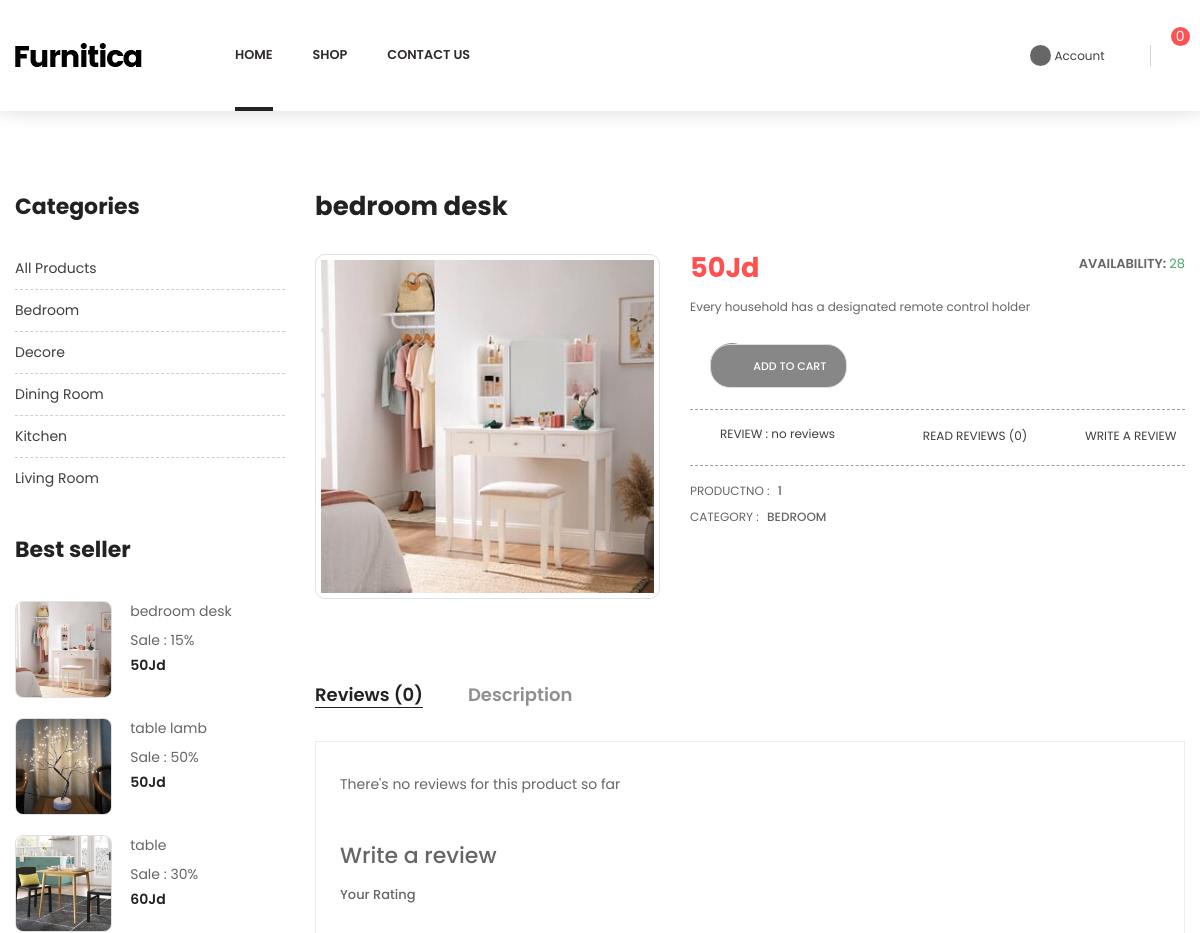
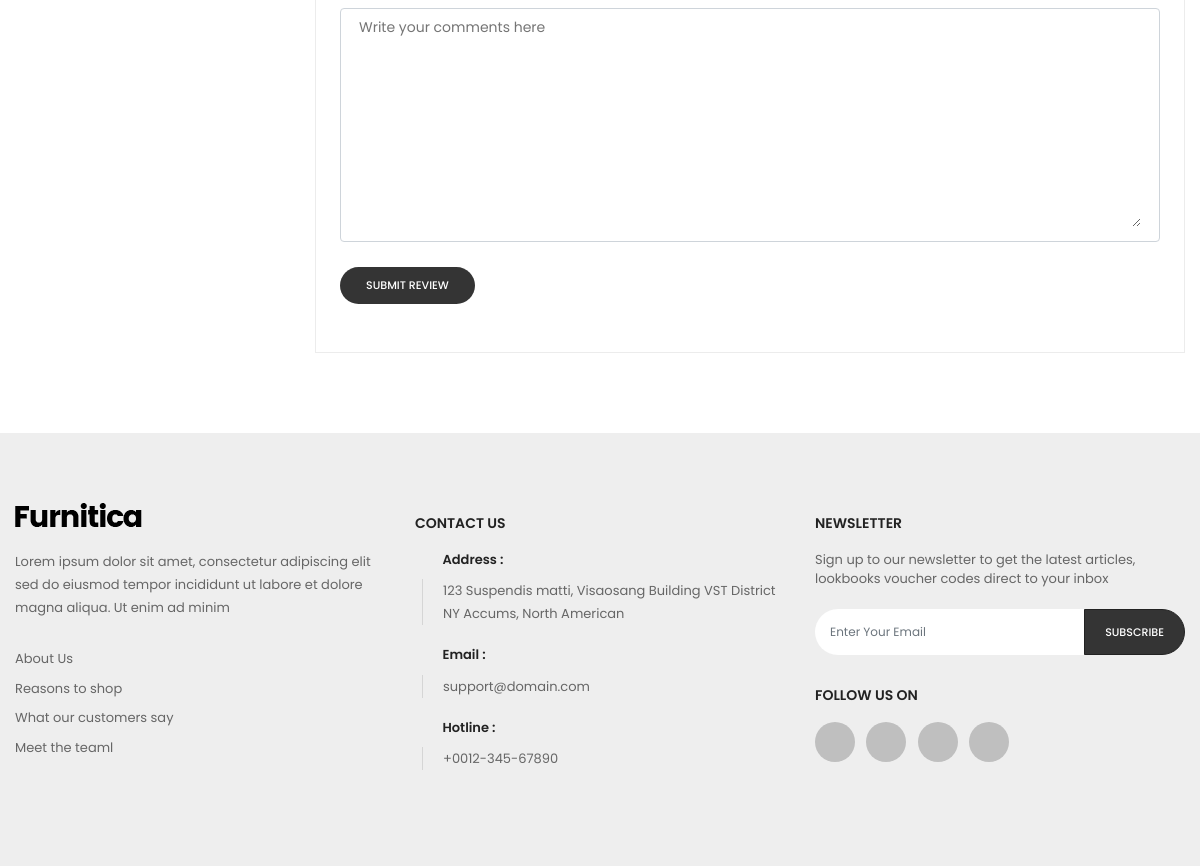
The app's page /product-detail.php?id=1 with its own data (2 pictures, top to bottom).
### tables this page shows
CREATE TABLE `categories` (
  `id` int(11) NOT NULL,
  `category_name` varchar(255) NOT NULL
);

CREATE TABLE `products` (
  `id` int(11) NOT NULL,
  `product_name` varchar(255) NOT NULL,
  `product_price` float NOT NULL,
  `product_desc` varchar(255) NOT NULL,
  `discount` int(20) NOT NULL,
  `stock` int(20) NOT NULL,
  `product_image` varchar(255) NOT NULL,
  `category_id` int(11) NOT NULL
);

### product-detail.php (the view, shortened to what this page needs)
<?php
$productId = $_GET['id'];
$currentUserId = $_SESSION["userData"]["id"];
$servername = "localhost";
$username = "root";
$password = "";
$dbname = "project7";
try {
 $conn = new PDO("mysql:host=$servername;dbname=$dbname", $username, $password);
 $conn->setAttribute(PDO::ATTR_ERRMODE, PDO::ERRMODE_EXCEPTION);
} catch (PDOException $e) {
 echo "Connection failed: " . $e->getMessage();
}
function fetchProductData()
{
 global $conn, $productId;
 $stmt = $conn->prepare("SELECT * FROM products WHERE id=? LIMIT 1");
 $stmt->execute([$productId]);
 $row = $stmt->fetch();
 return $row;
}
function fetchProductComments()
{
 global $conn, $productId;
 $sth = $conn->prepare("SELECT * FROM comments WHERE product_id=?");
 $sth->execute([$productId]);
 $result = $sth->fetchAll();
 return $result;
}
function calculateProductRate()
{
 $allComments = fetchProductComments();
 if (!count($allComments) <= 0) {
  $sumOfStars = 0;
  $calculatedReviewsCounter = 0;
  foreach ($allComments as $comment) {
   if ($comment['stars']) {
    $sumOfStars += $comment['stars'];
    $calculatedReviewsCounter++;
   }
  }
  echo $sumOfStars > 0 ? $sumOfStars / $calculatedReviewsCounter : "no reviews";
 } else {
  echo "no reviews";
 }
}
function fetchUserCategoryFromId($categoryId)
{
 global $conn;
 $stmt = $conn->prepare("SELECT category_name FROM categories WHERE id=? LIMIT 1");
 $stmt->execute([$categoryId]);
 $row = $stmt->fetch();
 return $row;
}
?>
<!DOCTYPE html>
<html lang="en">
<head>
 <link rel="stylesheet" href="libs/bootstrap/css/bootstrap.min.css">
 <link rel="stylesheet" href="libs/font-awesome/css/font-awesome.min.css">
 <link rel="stylesheet" href="libs/nivo-slider/css/nivo-slider.css">
 <link rel="stylesheet" href="libs/nivo-slider/css/animate.css">
 <link rel="stylesheet" href="libs/nivo-slider/css/style.css">
 <link rel="stylesheet" href="libs/font-material/css/material-design-iconic-font.min.css">
 <link rel="stylesheet" href="libs/slider-range/css/jslider.css">
 <link rel="stylesheet" href="libs/owl-carousel/assets/owl.carousel.min.css">
 <link rel="stylesheet" type="text/css" href="css/style.css">
 <link rel="stylesheet" type="text/css" href="css/reponsive.css">
</head>
<body id="product-detail">
 <?php include_once("./navbar.php"); ?>
 <div class="main-content">
  <div id="wrapper-site">
   <div id="content-wrapper">
    <div id="main">
     <div class="page-home">
      <div class="container">
       <div class="content">
        <div class="row">
         <div class="sidebar-3 sidebar-collection col-lg-3 col-md-3 col-sm-4">
          <div class="sidebar-block">
           <div class="title-block">Categories</div>
           <div class="block-content">
            <?php $category = $conn->prepare("SELECT * FROM categories ");
            $category->execute();
            foreach ($category as $element) { ?>
             <div class="cateTitle hasSubCategory open level1">
              <a class="cateItem" href='shop.php?id=<?php echo $element["id"] ?>'><?php echo $element["category_name"] ?></a>
             </div>
            <?php  } ?>
           </div>
          </div>
          <div class="sidebar-block">
           <div class="title-block">
            Best seller
           </div>
           <div class="product-content tab-content">
            <div class="row">
             <?php $discount = $conn->prepare("SELECT * FROM products WHERE discount!=0 LIMIT 3");
             $discount->execute();
             foreach ($discount as $element) { ?>
              <div class="item col-md-12">
               <div class="product-miniature item-one first-item d-flex">
                <div class="thumbnail-container border">
                 <a href="product-detail.php?id=<?php echo $element['id'] ?>">
                  <img class="img-fluid" src="img/furniture-photos/all-products/<?php echo $element['product_image'] ?>" alt="img">
                 </a>
                </div>
                <div class="product-description">
                 <div class="product-groups">
                  <div class="product-title">
                   <a href="product-detail.php?id=<?php echo $element['id'] ?>"><?= $element['product_name'] ?></a>
                  </div>
                  <div class="product-group-price">
                   <div class="product-price-and-shipping">
                    <span >Sale : <?= $element['discount'] ?>%</span>
                   </div>
                  </div>
                  <div class="product-group-price">
                   <div class="product-price-and-shipping">
                    <span class="price"><?= $element['product_price'] ?>Jd</span>
                   </div>
                  </div>
                 </div>
                </div>
               </div>
              </div>
             <?php } ?>
            </div>
           </div>
          </div>
         </div>
         <div class="col-sm-8 col-lg-9 col-md-9">
          <div class="main-product-detail">
           <h2><?php
               echo (fetchProductData()["product_name"]);
               ?></h2>
           <div class="product-single row">
            <div class="product-detail col-xs-12 col-md-5 col-sm-5">
             <div class="page-content" id="content">
              <div class="images-container">
               <div class="js-qv-mask mask tab-content border">
                <div id="item1" class="tab-pane fade active in show">
                 <img src="img/furniture-photos/all-products/<?php
                                       echo (fetchProductData()["product_image"]);
                                       ?>" alt="img">
                </div>
                <div class="layer hidden-sm-down" data-toggle="modal" data-target="#product-modal">
                 <i class="fa fa-expand"></i>
                </div>
               </div>
              </div>
             </div>
            </div>
            <div class="product-info col-xs-12 col-md-7 col-sm-7">
             <div class="detail-description">
              <div class="price-del">
               <span class="price"><?php
                                   echo (fetchProductData()["product_price"]);
                                   ?>Jd</span>
               <?php
               if (fetchProductData()["stock"] == 0) {
               ?>
                <span class="float-right price">
                 <span class="availb" style="color: black;">Availability: </span>
                 <span>
                  Out Of Stock
                 </span>
                </span>
               <?php
               } else {
               ?>
                <span class="float-right ">
                 <span class="availb">Availability: </span>
                 <span class="check ">
                  <?php
                  echo (fetchProductData()["stock"]);
                  ?>
                 </span>
                </span>
               <?php
               }
               ?>
              </div>
              <p class="description"><?php
                                     echo (fetchProductData()["product_desc"]);
                                     ?></p>
              <div class="has-border cart-area">
               <div class="product-quantity">
                <div class="qty">
                 <div class="input-group">
                  <span class="add">
                   <a href="AddToCart.php?id=<?php echo $productId; ?>&&name=addFromDetail"><button class="btn btn-primary add-to-cart add-item" data-button-action="add-to-cart" type="submit">
                     <i class="fa fa-shopping-cart" aria-hidden="true"></i>
                     <span>Add to cart</span>
                    </button></a>
                  </span>
                 </div>
                </div>
               </div>
              </div>
              <div class="rating-comment has-border d-flex">
               <div class="read after-has-border">
                <a href="#review">
                 <span>REVIEW : <?php
                                echo calculateProductRate();
                                ?></span>
                </a>
               </div>
               <div class="read after-has-border">
                <a href="#review">
                 <i class="fa fa-commenting-o color" aria-hidden="true"></i>
                 <span>READ REVIEWS (<?php
                                     echo count(fetchProductComments());
                                     ?>)</span>
                </a>
               </div>
               <div class="apen after-has-border">
                <a href="#review">
                 <i class="fa fa-pencil color" aria-hidden="true"></i>
                 <span>WRITE A REVIEW</span>
                </a>
               </div>
              </div>
              <div class="content">
               <p>ProductNo :
                <span class="content2">
                 <?php
                 echo (fetchProductData()["id"]);
                 ?>
                </span>
               </p>
               <p>Category :
                <span class="content2">
                 <?php
                 echo (fetchUserCategoryFromId(fetchProductData()["category_id"])["category_name"]);
                 ?>
                </span>
               </p>
              </div>
             </div>
            </div>
           </div>
           <div class="review">
            <ul class="nav nav-tabs">
             <li class="active">
              <a data-toggle="tab" href="#review" class="active show">Reviews (<?php
                                                                               echo count(fetchProductComments());
                                                                               ?>)</a>
             </li>
             <li>
              <a data-toggle="tab" href="#description">Description</a>
             </li>
            </ul>
            <div class="tab-content">
             <div id="review" class="tab-pane fade active show">
              <div class="spr-form">
               <div class="user-comment">
                <?php
                $userHasReviewed = false;
                if (!count(fetchProductComments()) <= 0) {
                 $allreviews = fetchProductComments();
                 for ($i = 0; $i < count($allreviews); $i++) {
                  $userFullName = (fetchUserNameFromId($allreviews[$i]["user_id"])["fullname"]);
                  if ($allreviews[$i]["user_id"] == $currentUserId) {
                   $userHasReviewed = true;
                  }
                ?>
                  <div class="spr-review">
                   <div class="spr-review-header">
                    <span class="spr-review-header-byline">
                     <strong><?= $userFullName ?></strong> -
                     <span><?= $allreviews[$i]["date"] ?></span>
                    </span>
                    <div class="rating">
                     <div class="star-content">
                      <?php
                      if ($allreviews[$i]["stars"] > 0) {
                       for ($j = 0; $j < $allreviews[$i]["stars"]; $j++) {
                      ?>
                        <div class="star"></div>
                      <?php
                       }
                      } else {
                       echo "<small style='text-transform: lowercase; font-size:0.7rem'>without rating</small>";
                      }
                      ?>
                     </div>
                    </div>
                   </div>
                   <div class="spr-review-content">
                    <p class="spr-review-content-body"><?= $allreviews[$i]["comment_desc"] ?></p>
                   </div>
                  </div>
                <?php
                 }
                } else {
                 echo "There's no reviews for this product so far";
                }
                ?>
               </div>
              </div>
              <?php
              if (!$userHasReviewed) {
              ?>
               <form method="post" action="product-detail.php?id=<?= $productId ?>" class="new-review-form">
                <h3 class="spr-form-title">Write a review</h3>
                <fieldset>
                 <div class="spr-form-review-rating">
                  <label class="spr-form-label">Your Rating</label>
                  <fieldset class="ratings">
                   <label class="full" for="star5" title="Awesome - 5 stars"></label>
                   <label class="full" for="star4" title="Pretty good - 4 stars"></label>
                   <label class="full" for="star3" title="Meh - 3 stars"></label>
                   <label class="full" for="star2" title="Kinda bad - 2 stars"></label>
                   <label class="full" for="star1" title="Sucks big time - 1 star"></label>
                  </fieldset>
                 </div>
                </fieldset>
                <fieldset>
                 <div class="spr-form-review-body">
                  <div class="spr-form-input">
                   <textarea class="spr-form-input-textarea" rows="10" placeholder="Write your comments here" name="newUserReview" required></textarea>
                  </div>
                 </div>
                </fieldset>
                <div class="submit">
                 <input type="submit" name="addComment" id="submitComment" class="btn btn-default" value="Submit Review">
                </div>
               </form>
              <?php
              }
              ?>
             </div>
            </div>
           </div>
          </div>
         </div>
        </div>
       </div>
      </div>
     </div>
    </div>
   </div>
  </div>
 </div>
 <?php include_once("./footer.php") ?>
</body>
</html>

### records on screen
categories: category_name "All Products"
categories: category_name "Bedroom"
categories: category_name "Decore"
categories: category_name "Dining Room"
categories: category_name "Kitchen"
categories: category_name "Living Room"
products: product_image (picture), product_name "bedroom desk", discount "15", product_price "50", stock "28", product_desc "Every household has a designated remote control holder", id "1", category.category_name "BEDROOM"
products: product_image (picture), product_name "table lamb", discount "50", product_price "50"
products: product_image (picture), product_name "table", discount "30", product_price "60"

### other values on screen
count(fetchProductComments()) "0"
